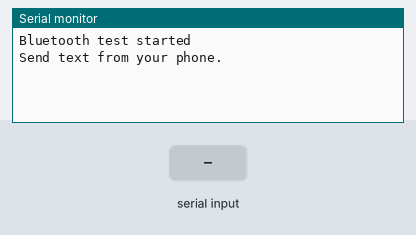
Bench run of a sketch on a simulated Arduino Uno, built with avr-gcc and run on an emulated ATmega328P. Shown: the last lines printed to the serial monitor. The inputs (shaded band) are chosen by the test bench.

Above: at 2.2 s.
2.3 s: "1" received over Serial
At 3.0 s:
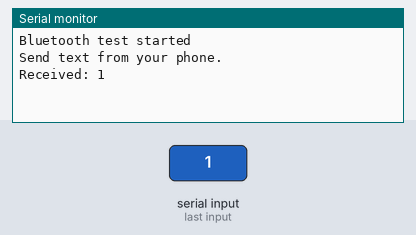
3.8 s: "0" received over Serial
At 4.1 s:
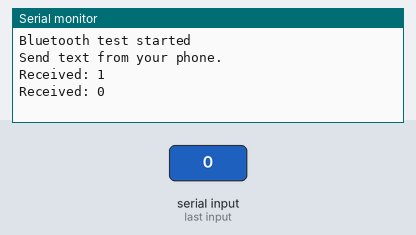
5.3 s: "2" received over Serial
At 6.5 s:
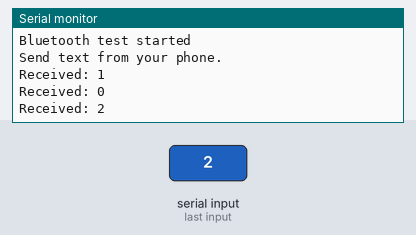

The sketch:

Bluetooth_Test.ino
```cpp
const long BLUETOOTH_BAUD = 9600;

void setup() {
  Serial.begin(BLUETOOTH_BAUD);
  delay(1000);
  Serial.println(F("Bluetooth test started"));
  Serial.println(F("Send text from your phone."));
}

void loop() {
  while (Serial.available() > 0) {
    const char receivedByte = static_cast<char>(Serial.read());
    Serial.print(F("Received: "));
    Serial.println(receivedByte);
  }
}
```

Measured:
- after the input at 2.3 s, the serial monitor: prints a new line at once (image 1)
- after the input at 3.8 s, the serial monitor: prints a new line at once (image 2)
- after the input at 5.3 s, the serial monitor: prints a new line at once (image 3)
